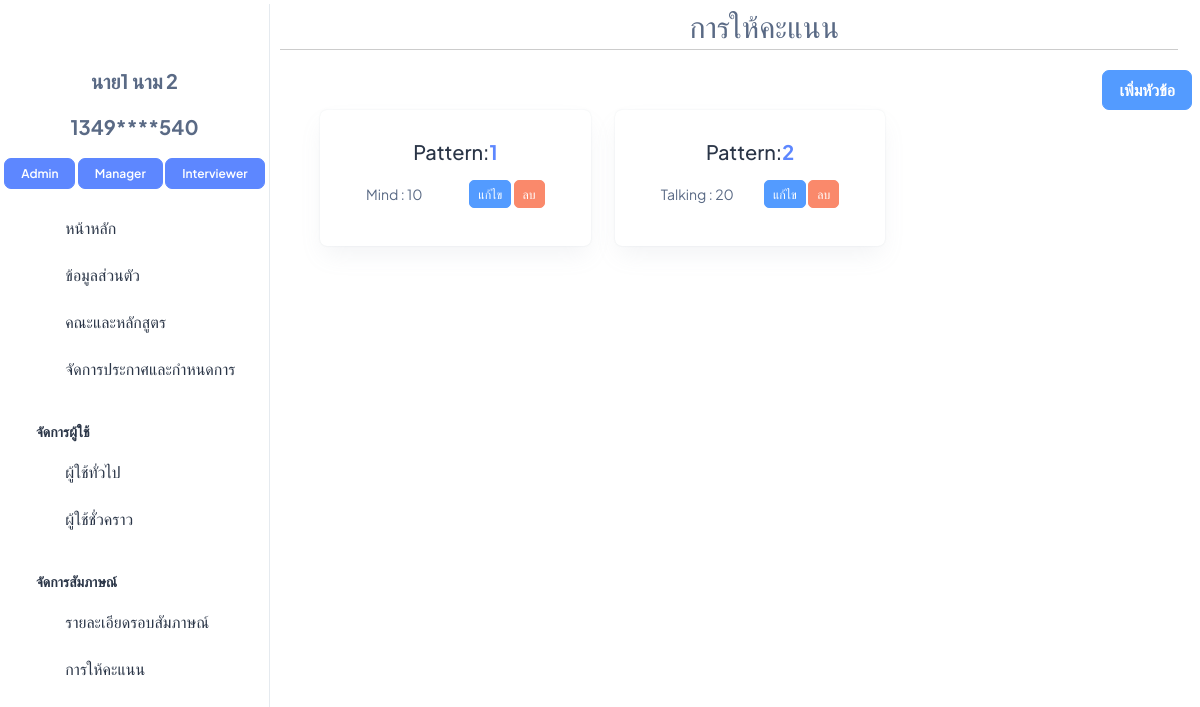
The page /Score (signed in) on the database as committed earlier.
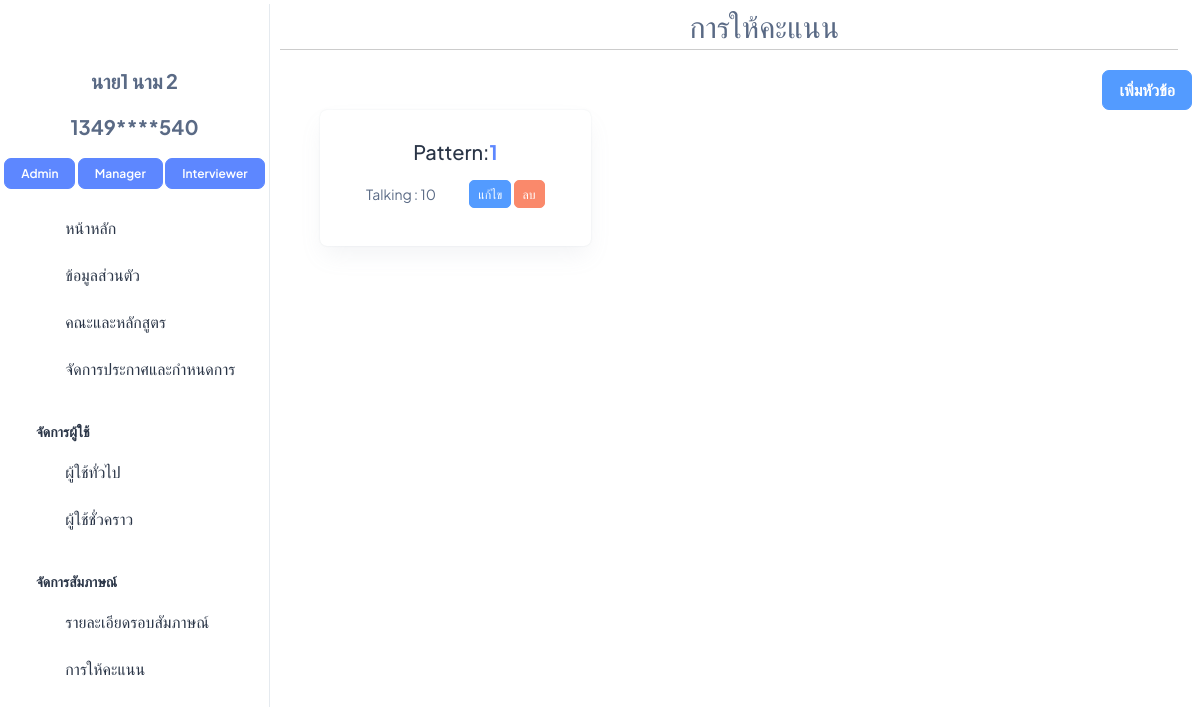
The same page on the database as committed later.
### interview/models.py (models this page shows, shortened)
class User(AbstractBaseUser, PermissionsMixin):
    email = models.EmailField(unique=True)
    username = models.CharField(max_length=30, unique=True)
    first_name = models.CharField(max_length=100)
    last_name = models.CharField(max_length=100)
    gender = models.CharField(max_length=20)
    address = models.CharField(max_length=400)
    postcode = models.CharField(max_length=20)
    phone_number = models.CharField(max_length=10)
    citizen_id = models.CharField(max_length=13,unique=True)
    birth_date = models.DateField(blank=True,null=True)
    date_joined = models.DateTimeField(default=timezone.now)
    is_active = models.BooleanField(default=True)
    is_staff = models.BooleanField(default=False)
    objects = CustomUserManager()
    USERNAME_FIELD = 'username'  # แก้ให้ USERNAME_FIELD เป็น 'email' แทน
    EMAIL_FIELD = 'email'  # แก้ให้ EMAIL_FIELD เป็น 'email' แทน
    REQUIRED_FIELDS = ['email']  # ไม่ต้องระบุใน REQUIRED_FIELDS แล้ว

class Role(models.Model):
    DEFAULT_ROLES = ['Admin', 'Manager','Interviewer', 'Student']
    name = models.CharField(max_length=50, default=DEFAULT_ROLES[0], choices=[(role, role) for role in DEFAULT_ROLES])
    users = models.ManyToManyField(User, related_name='roles', blank=True)
    TemporaryUser = models.ManyToManyField(TemporaryUser, related_name='roles', blank=True)

class ScoreTopic(models.Model):
    pattern_id = models.CharField(max_length=100)
    topic_name = models.CharField(max_length=100)
    max_score = models.PositiveIntegerField()
    score_detail = models.CharField(max_length=500 , null=True,blank=True)

### interview/views.py (the view)
# urls.py: path('Score',Score, name='Score'),
@login_required
@user_passes_test(is_admin)
def Score(request):
    score_topics = ScoreTopic.objects.all()
    grouped_topics = defaultdict(list)
    for topic in score_topics:
        if re.match('^\d+$', topic.pattern_id):
            grouped_topics[topic.pattern_id].append(topic)
    sorted_grouped_topics = dict(sorted(grouped_topics.items()))
    context = {
        'grouped_topics': sorted_grouped_topics,
    }
    return render(request, 'admin/Score.html', context)

### interview/views.py (called while the page is built)
def is_admin(user):
    if isinstance(user, User):
        return user.roles.filter(name='Admin').exists()
    else:
        return False

### interview/templates/admin/Score.html (shortened to what this page needs)
{% extends 'admin/base/n_base.html' %}
{% load static %}
{% block css_js %}
<link rel="stylesheet" href="{% static 'css/admin_css/Score.css' %}" />
{% endblock %}
{% block topic %}
<div class="fs-8 mt-1 text-muted text-center">
  <span><i class="ti ti-clipboard-check"></i> การให้คะแนน</span>
</div>
{% endblock %}
{% block content %}
<div class="pt-14 px-2">
  <div class="d-flex justify-content-end">
    <button class="btn btn-info fs-4 fw-semibold " onclick="add_Score()">เพิ่มหัวข้อ</button>
  </div>
  <div class="container">
    <div class="row">
      {% for key, topics in grouped_topics.items %}
        <div class="col-md-4">
          <div class="card">
            <div class="card-body">
              <div class="d-flex justify-content-center">
                <h2 class="fs-6 card-title">Pattern: </h2>
                <h2 class="fs-6 text-primary card-title fw-bolder">{{ key }}</h2>
              </div>
              <ul class="list-group list-group-flush">
                {% for topic in topics %}
                <li class="list-group-item d-flex justify-content-between align-items-center">
                  {{ topic.topic_name }} : {{ topic.max_score }}
                  <div>
                    <a class="btn btn-info btn-sm" href="javascript:void(0);" onclick="edit_popup
                    ('{{ topic.id }}', '{{ topic.topic_name }}', '{{ topic.max_score }}', '{{ topic.score_detail }}')">แก้ไข</a>
                    <a class="btn btn-danger btn-sm" href="/delete_ScoreTopic/{{topic.id}}">ลบ</a>
                  </div>
              </li>
                {% endfor %}
              </ul>
            </div>
          </div>
        </div>
      {% endfor %}
    </div>
  </div>
  {% endblock %}

### interview/templates/admin/base/n_base.html (shortened to what this page needs)
<!DOCTYPE html>
<html lang="en">
    <head>
        {% load static %}
        <link rel="stylesheet" href="{% static 'css/styles.min.css' %}" />
        {% block css_js %}
        {% endblock %}
      </head>
    <body>
        {% include 'admin/base/n_sidebar.html' %}
        <div style="padding-left: 300px;">
            {% block topic %}
            {% endblock %}
            <h1 class="full-width-underline"></h1>
            {% block content %}
            {% endblock %}
        </div>
    </body>
</html>

### interview/templates/admin/base/n_sidebar.html (shortened to what this page needs)
<!DOCTYPE html>
<html lang="en">
    <head>
        {% load static %}
        <link rel="stylesheet" href="{% static 'css/styles.min.css' %}" />
      </head>
<body>
<aside class="left-sidebar position-fixed">
    <div>
        {% if user.is_authenticated %}
        <a href="{% url 'log_out' %}">
            <i class="ti ti-logout fs-8 text-danger mt-3"style="display: block; text-align: center;"></i>
        </a>
        <p class="text-center pt-3 fw-bolder fs-6 text-muted">{{ user.first_name }} {{ user.last_name }}</p>
        <p class="text-center fw-bolder fs-6 text-muted">{{ user.citizen_id|slice:":4" }}****{{ user.citizen_id|slice:"-3:" }}</p>
        <div class="text-center">
            {% for role in user.roles.all %}
                {% if role.name == 'Admin' %}
                <a href="{% url 'Admin_page' %}" class="btn btn-primary fs-2 fw-semibold lh-sm">Admin</a>
                {% endif %}
                {% if role.name == 'Manager' %}
                <a href="{% url 'Manager_page' id=user.id %}" class="btn btn-primary fs-2 fw-semibold lh-sm">Manager</a>
                {% endif %}
                {% if role.name == 'Interviewer' %}
                <a href="{% url 'Interviewer_page' %}" class="btn btn-primary fs-2 fw-semibold lh-sm">Interviewer</a>
                {% endif %}
            {% endfor %}
        </div>
        {% endif %}
      </div>
      <nav class="sidebar-nav scroll-sidebar" data-simplebar="">
        <ul id="sidebarnav">
          <li class="sidebar-item mt-3">
            <a class="sidebar-link" href="{% url 'Admin_page'%}" aria-expanded="false">
              <span>
                <i class="ti ti-home"></i>
              </span>
              <span class="hide-menu fs-4">หน้าหลัก</span>
            </a>
          </li>
          <li class="sidebar-item">
            <a class="sidebar-link" href="{% url 'profile'%}" aria-expanded="false">
              <span>
                <i class="ti ti-user-circle"></i>
              </span>
              <span class="hide-menu fs-4">ข้อมูลส่วนตัว</span>
            </a>
          </li>
          <li class="sidebar-item">
            <a class="sidebar-link" href="{% url 'FacultyMajor'%}" aria-expanded="false">
              <span>
                <i class="ti ti-book"></i>
              </span>
              <span class="hide-menu fs-4">คณะและหลักสูตร</span>
            </a>
          </li>
          <li class="sidebar-item">
            <a class="sidebar-link" href="{% url 'Announcement'%}" aria-expanded="false">
              <span>
                <i class="ti ti-news"></i>
              </span>
              <span class="hide-menu fs-4">จัดการประกาศและกำหนดการ</span>
            </a>
          </li>
          <li class="nav-small-cap">
            <span class="hide-menu fs-3">จัดการผู้ใช้</span>
          </li>
          <li class="sidebar-item">
            <a class="sidebar-link" href="{% url 'User'%}" aria-expanded="false">
              <span>
                <i class="ti ti-user-check"></i>
              </span>
              <span class="hide-menu fs-4">ผู้ใช้ทั่วไป</span>
            </a>
          </li>
          <li class="sidebar-item">
            <a class="sidebar-link" href="{% url 'TemporaryUser'%}" aria-expanded="false">
              <span>
                <i class="ti ti-user-x"></i>
              </span>
              <span class="hide-menu fs-4">ผู้ใช้ชั่วคราว</span>
            </a>
          </li>
          <li class="nav-small-cap">
            <span class="hide-menu fs-3">จัดการสัมภาษณ์</span>
          </li>
          <li class="sidebar-item">
            <a class="sidebar-link" href="{% url 'Interview'%}" aria-expanded="false">
              <span>
                <i class="ti ti-clipboard-text"></i>
              </span>
              <span class="hide-menu fs-4">รายละเอียดรอบสัมภาษณ์</span>
            </a>
          </li>
          <li class="sidebar-item">
            <a class="sidebar-link" href="{% url 'Score'%}" aria-expanded="false">
              <span>
                <i class="ti ti-clipboard-check"></i>
              </span>
              <span class="hide-menu fs-4">การให้คะแนน</span>
            </a>
          </li>
        </ul>
      </nav>
  </aside>
</body>
</html>

Rows that differ between the two databases and show on the page:
removed ScoreTopic: key "1", topic_name "Mind", max_score "10"
removed ScoreTopic: pattern "2", topic_name "Talking", max_score "20"
added ScoreTopic: pattern "1", topic_name "Talking", max_score "10"
